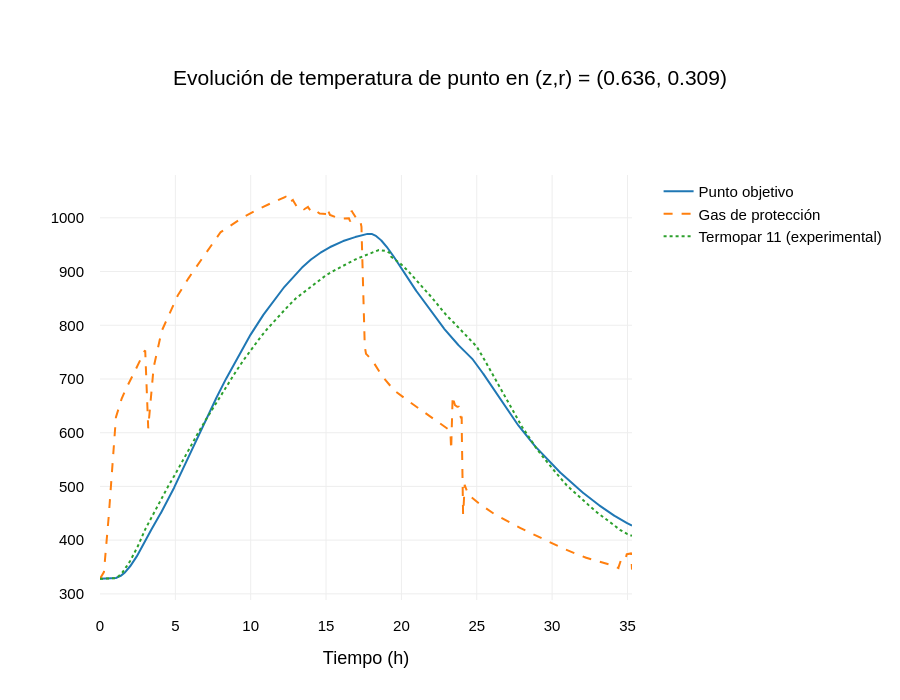

Notebook cell for this chart:
### Markdown cell above
Evolución de la temperatura de punto de interés.

### Code cell
fig.show()

### Figure 1 — Plotly figure (JSON) as saved in the notebook; plotly's stock layout.template omitted (floating-point values rounded to 4 significant figures; data arrays with more than 128 entries replaced by an {"elided": "..."} marker saying what was removed)
{"data": [{"name": "Punto objetivo", "type": "scatter", "x": {"elided": "4237 float values"}, "y": {"elided": "4237 float values"}}, {"line": {"dash": "dash", "width": 2}, "name": "Gas de protección", "type": "scatter", "x": {"elided": "4237 float values"}, "y": {"elided": "4237 float values"}}, {"line": {"dash": "dot", "width": 2}, "name": "Termopar 11 (experimental)", "type": "scatter", "x": [0.0, 0.5, 1.0, 1.25, 1.5, 2.0, 2.5, 3.0, 3.5, 4.0, 4.5, 5.0, 5.5, 6.0, 6.5, 7.0, 7.5, 8.0, 8.5, 9.0, 9.5, 10.0, 10.5, 11.0, 11.5, 12.0, 12.5, 13.0, 13.5, 14.0, 14.5, 15.0, 15.5, 16.0, 16.5, 17.0, 17.5, 18.0, 18.5, 19.0, 19.25, 19.3, 19.5, 20.0, 20.5, 21.0, 21.5, 22.0, 22.5, 23.0, 23.5, 24.0, 24.5, 25.0, 25.5, 26.0, 26.5, 27.0, 27.5, 28.0, 28.5, 29.0, 29.5, 30.0, 30.5, 31.0, 31.5, 32.0, 32.5, 33.0, 33.5, 34.0, 34.5, 35.0, 35.3], "y": [328.1, 328.1, 329.1, 333.1, 340.1, 361.1, 388.1, 420.1, 447.1, 474.1, 499.1, 523.1, 549.1, 574.1, 599.1, 623.1, 646.1, 668.1, 691.1, 713.1, 734.1, 754.1, 772.1, 790.1, 806.1, 821.1, 836.1, 850.1, 861.1, 872.1, 883.1, 893.1, 901.1, 909.1, 916.1, 923.1, 929.1, 934.1, 940.1, 938.1, 934.1, 928.1, 924.1, 913.1, 899.1, 884.1, 868.1, 852.1, 835.1, 818.1, 804.1, 789.1, 776.1, 760.1, 736.1, 711.1, 686.1, 660.1, 636.1, 611.1, 590.1, 569.1, 551.1, 533.1, 517.1, 501.1, 488.1, 475.1, 463.1, 451.1, 441.1, 430.1, 419.1, 411.1, 408.1]}], "layout": {"font": {"color": "black", "family": "Arial", "size": 15}, "height": 700, "legend": {"x": 1.05, "xanchor": "left"}, "margin": {"b": 100, "l": 100, "r": 100, "t": 175}, "title": {"text": "Evolución de temperatura de punto en (z,r) = (0.636, 0.309)", "x": 0.5, "xanchor": "center", "y": 0.9, "yanchor": "top"}, "xaxis": {"ticklabelstandoff": 15, "title": {"text": "Tiempo (h)"}, "zeroline": false}, "yaxis": {"ticklabelstandoff": 15}}}
